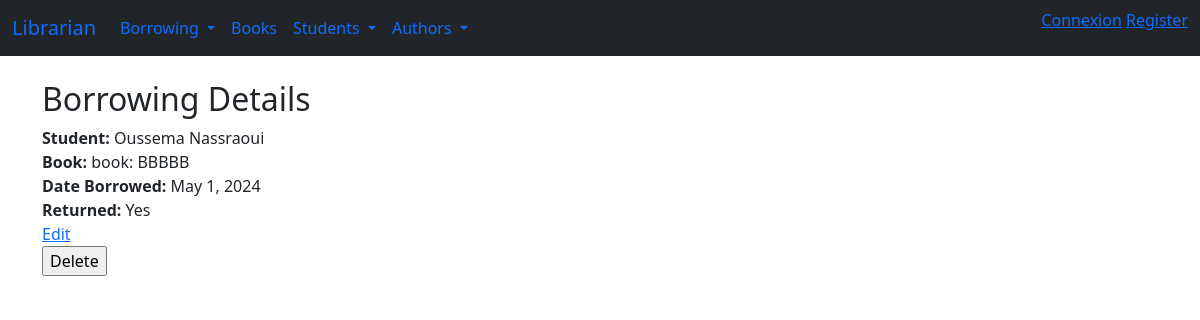
/firstapp/borrowings/show/2/, run on the app's committed database.
### firstapp/models.py (models this page shows, shortened)
class Borrowing(models.Model):
    student = models.ForeignKey(Student, on_delete=models.CASCADE)
    book = models.ForeignKey(Book, on_delete=models.CASCADE)
    date_borrowed = models.DateField()
    book_returned = models.BooleanField()

class Student(models.Model):
    name = models.CharField(max_length=255)
    surname = models.CharField(max_length=255)
    def __str__(self):
        return f"{self.name} {self.surname}"

class Book(models.Model):
    title = models.CharField(max_length=255)
    authors = models.ManyToManyField(Author)
    def __str__(self):
        return f" book: {self.title}"

### firstapp/views.py (the view)
# urls.py: path('borrowings/show/<int:pk>/', BorrowingShowView.as_view(), name='borrowing_show'),
class BorrowingShowView(View):
    def get(self, request, pk):
        borrowing = get_object_or_404(Borrowing, pk=pk)
        return render(request, 'borrowing_show.html', {'borrowing': borrowing})

### firstapp/templates/borrowing_show.html (shortened to what this page needs)
{% extends 'base.html' %}
{% block content %}
<h2>Borrowing Details</h2>
<div>
    <strong>Student:</strong> {{ borrowing.student }}
</div>
<div>
    <strong>Book:</strong> {{ borrowing.book }}
</div>
<div>
    <strong>Date Borrowed:</strong> {{ borrowing.date_borrowed }}
</div>
<div>
    <strong>Returned:</strong> {{ borrowing.book_returned|yesno:"Yes,No" }}
</div>
<a href="{% url 'borrowing_edit' borrowing.id %}">Edit</a>
<form action="{% url 'borrowing_delete' borrowing.id %}" method="post">
    <input type="submit" value="Delete">
</form>
{% endblock %}

### data on the page
Borrowing: student "Oussema Nassraoui", book "book: BBBBB", date_borrowed "May 1, 2024", book_returned "Yes"
